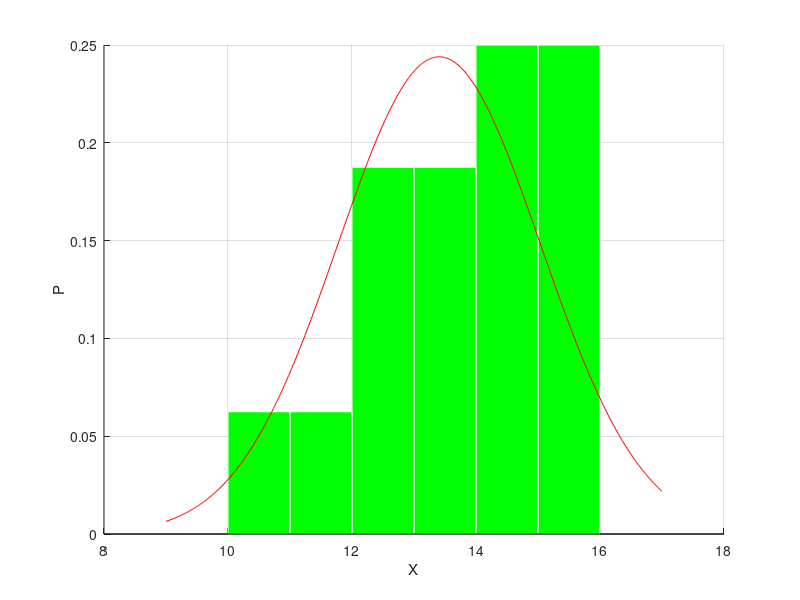
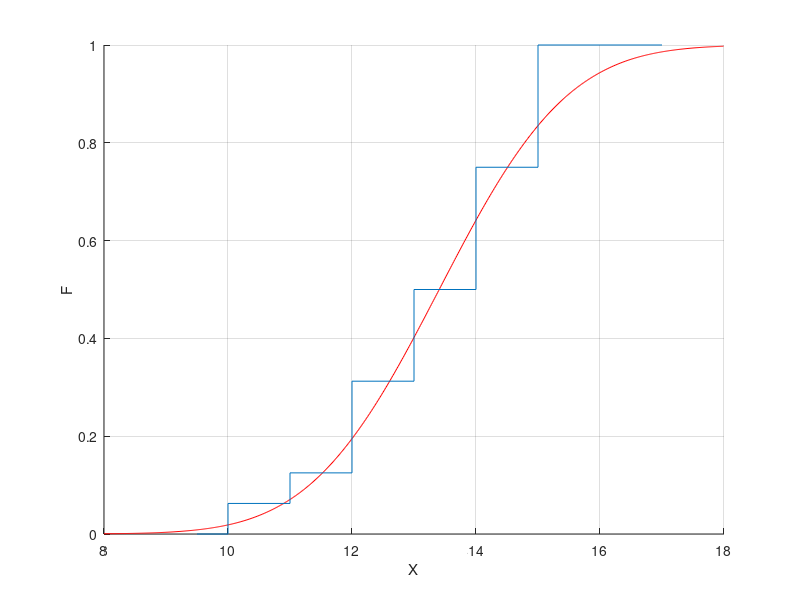

Reproduce these figures in MATLAB, in order.
function main()
	pkg load statistics

	X = dlmread("def.txt", ",");

	X = sort(X);

	% (a) минимальное и максимальное значение
	m_max = max(X);
	m_min = min(X);

    fprintf("(a) Максимальное значение выборки (M_max) = %f\n", m_max)
    fprintf("    Минимальное значение выборки  (M_min) = %f\n", m_min)
    fprintf("-------------------------------------------------\n")

	% (б) размах выборки
    r = m_max - m_min;
    fprintf("(б) Размах выборки (R) = %f\n", r)
    fprintf("------------------------------\n")

    % (в) вычисление оценок MX DX
    n = length(X);
    mu = sum(X) / n;
    s_2 = sum((X - mu).^2) / (n - 1);
    sigma = sqrt(s_2);

	fprintf("(в) Оценка математического ожидания (mu) = %f\n", mu)
    fprintf("    Оценка дисперсии (s_2) = %f\n", s_2)
    fprintf("----------------------------------------\n")

	% (г) группировка значений выборки в m = [log_2 n] + 2 интервала
	m = floor(log2(n)) + 2;

	bins = [];
	cur = m_min;

	for i = 1:(m + 1)
		bins(i) = cur;
		cur = cur + r / m;
	end

	eps = 1e-6;
	counts = [];
	j = 1;

	for i = 1:(m - 1)
		cur_count = 0;

		for j = 1:n

			if (bins(i) < X(j) || abs(bins(i) - X(j)) < eps) && X(j) < bins(i + 1)
				cur_count = cur_count + 1;
			endif

		endfor

		counts(i) = cur_count;
	endfor

	cur_count = 0;

	for j = 1:n

		if (bins(m) < X(j) || abs(bins(m) - X(j)) < eps) && (X(j) < bins(m + 1) || abs(bins(m + 1) - X(j)) < eps)
			cur_count = cur_count + 1;
		endif

    endfor

    counts(m) = cur_count;

    fprintf("(г) группировка значений выборки в m = [log_2 n] + 2 интервала:\n");

    for i = 1:(m - 1)
        fprintf("    [%f : %f) - %d вхожд.\n", bins(i), bins(i + 1), counts(i));
    end

    fprintf("    [%f : %f] - %d вхожд.\n", bins(m), bins(m + 1), counts(m));

    fprintf("----------------------------------------\n");

	% (д)  построение гистограммы и графика функции плотности

	fprintf("(д) построение гистограммы и графика функции плотности\n");
    fprintf("    распределения вероятностей нормальной случайной величины\n");

    figure;
    hold on;
    grid on;
	n = length(X);
	delta = r / m;
	middles = zeros(1, m);
	xx = zeros(1, m);

	for i = 1:m
		xx(i) = counts(i) / (n * delta);
	endfor

	for i = 1:m
		middles(i) = bins(i + 1) - (delta / 2);
	endfor

	fprintf("    высоты столбцов гистограммы:\n");

	for i = 1:m
		fprintf("    [%d] : %f\n", i, xx(i));
	endfor

	fprintf("[проверка] площадь гистограммы s = %f\n", sum(xx) * delta);

	% set(gca, "xtick", bins);
	% set(gca, "ytick", xx);
	% set(gca, "xlim", [min(bins) - 1, max(bins) + 1]);
	bar(middles, xx, 1, "facecolor", "g", "edgecolor", "w");

	X_n = (m_min - 1):(sigma / 100):(m_max + 1);
	X_pdf = normpdf(X_n, mu, sigma);
	plot(X_n, X_pdf, "r");
    xlabel('X')
    ylabel('P')
    print -djpg hist.jpg
    hold off;

    fprintf("----------------------------------------\n");

	% (е) построение графика эмпирической функции распределения

    fprintf("(е) построение графика эмпирической функции распределения\n");
    fprintf("    и функции распределения нормальной случайной величины\n");

    figure;
    hold on;
    grid on;
	n = length(X);
	xx = zeros(1, m + 3);

	bins = [(min(bins) - 0.5) bins (max(bins) + 1)];
	counts = [0 counts 0];

	m = m + 2;

	acc = 0;

	for i = 2:m
		acc = acc + counts(i);
		xx(i) = acc / n;
	end

	xx(m + 1) = 1;

	X_n = (min(X) - 2):(sigma / 100):(max(X) + 2);
	X_cdf = normcdf(X_n, mu, sigma);
	plot(X_n, X_cdf, "r");


	for i = 2:m
		fprintf("x = %f : F(x) = %f\n", bins(i), xx(i));
	end


	% set(gca, "xtick", bins);
	% set(gca, "ylim", [0, 1.1]);
	% set(gca, "ytick", xx);
	stairs(bins, xx);
    xlabel('X')
    ylabel('F')
    print -djpg cdf.jpg
    hold off;
end